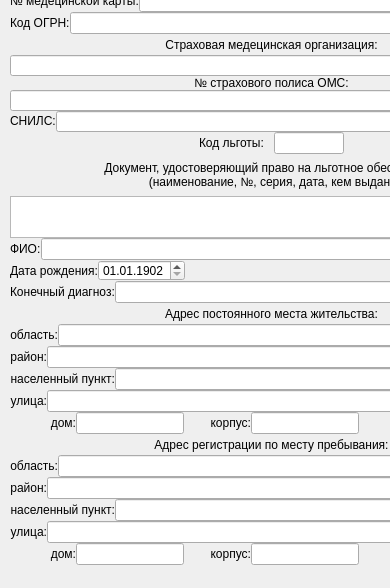
      <widget class="QWidget" name="pageProfile">
       <property name="sizePolicy">
        <sizepolicy hsizetype="Fixed" vsizetype="Fixed">
         <horstretch>0</horstretch>
         <verstretch>0</verstretch>
        </sizepolicy>
       </property>
       <property name="maximumSize">
        <size>
         <width>390</width>
         <height>16777215</height>
        </size>
       </property>
       <widget class="QWidget" name="layoutWidget">
        <property name="geometry">
         <rect>
          <x>10</x>
          <y>-10</y>
          <width>523</width>
          <height>579</height>
         </rect>
        </property>
        <layout class="QVBoxLayout" name="verticalLayoutProfile">
         <property name="spacing">
          <number>0</number>
         </property>
         <item>
          <layout class="QHBoxLayout" name="horizontalLayoutMedCardID">
           <item>
            <widget class="QLabel" name="label_15">
             <property name="sizePolicy">
              <sizepolicy hsizetype="Preferred" vsizetype="Fixed">
               <horstretch>0</horstretch>
               <verstretch>21</verstretch>
              </sizepolicy>
             </property>
             <property name="text">
              <string>№ медецинской карты:</string>
             </property>
            </widget>
           </item>
           <item>
            <widget class="QLineEdit" name="lineMedCardID">
             <property name="sizePolicy">
              <sizepolicy hsizetype="Expanding" vsizetype="Fixed">
               <horstretch>0</horstretch>
               <verstretch>21</verstretch>
              </sizepolicy>
             </property>
            </widget>
           </item>
          </layout>
         </item>
         <item>
          <layout class="QHBoxLayout" name="horizontalLayoutPSRN">
           <item>
            <widget class="QLabel" name="label_4">
             <property name="sizePolicy">
              <sizepolicy hsizetype="Preferred" vsizetype="Fixed">
               <horstretch>0</horstretch>
               <verstretch>21</verstretch>
              </sizepolicy>
             </property>
             <property name="text">
              <string>Код ОГРН:</string>
             </property>
            </widget>
           </item>
           <item>
            <widget class="QLineEdit" name="linePSRN">
             <property name="sizePolicy">
              <sizepolicy hsizetype="Expanding" vsizetype="Fixed">
               <horstretch>0</horstretch>
               <verstretch>21</verstretch>
              </sizepolicy>
             </property>
            </widget>
           </item>
          </layout>
         </item>
         <item>
          <layout class="QVBoxLayout" name="verticalLayoutMedIns">
           <property name="spacing">
            <number>0</number>
           </property>
           <item>
            <widget class="QLabel" name="label_14">
             <property name="sizePolicy">
              <sizepolicy hsizetype="Preferred" vsizetype="Fixed">
               <horstretch>0</horstretch>
               <verstretch>21</verstretch>
              </sizepolicy>
             </property>
             <property name="maximumSize">
              <size>
               <width>16777215</width>
               <height>21</height>
              </size>
             </property>
             <property name="text">
              <string>Страховая медецинская организация:</string>
             </property>
             <property name="alignment">
              <set>Qt::AlignCenter</set>
             </property>
            </widget>
           </item>
           <item>
            <widget class="QLineEdit" name="lineMedComID">
             <property name="sizePolicy">
              <sizepolicy hsizetype="Expanding" vsizetype="Fixed">
               <horstretch>0</horstretch>
               <verstretch>21</verstretch>
              </sizepolicy>
             </property>
             <property name="maximumSize">
              <size>
               <width>16777215</width>
               <height>21</height>
              </size>
             </property>
            </widget>
           </item>
           <item>
            <widget class="QLabel" name="label_16">
             <property name="sizePolicy">
              <sizepolicy hsizetype="Preferred" vsizetype="Fixed">
               <horstretch>0</horstretch>
               <verstretch>21</verstretch>
              </sizepolicy>
             </property>
             <property name="text">
              <string>№ страхового полиса ОМС:</string>
             </property>
             <property name="alignment">
              <set>Qt::AlignCenter</set>
             </property>
            </widget>
           </item>
           <item>
            <widget class="QLineEdit" name="lineMedValID">
             <property name="sizePolicy">
              <sizepolicy hsizetype="Expanding" vsizetype="Fixed">
               <horstretch>0</horstretch>
               <verstretch>21</verstretch>
              </sizepolicy>
             </property>
             <property name="maximumSize">
              <size>
               <width>16777215</width>
               <height>21</height>
              </size>
             </property>
            </widget>
           </item>
          </layout>
         </item>
         <item>
          <layout class="QHBoxLayout" name="horizontalLayoutSnils">
           <property name="spacing">
            <number>0</number>
           </property>
           <item>
            <widget class="QLabel" name="label_12">
             <property name="sizePolicy">
              <sizepolicy hsizetype="Preferred" vsizetype="Fixed">
               <horstretch>0</horstretch>
               <verstretch>21</verstretch>
              </sizepolicy>
             </property>
             <property name="text">
              <string>СНИЛС:</string>
             </property>
            </widget>
           </item>
           <item>
            <widget class="QLineEdit" name="lineSnilsID">
             <property name="sizePolicy">
              <sizepolicy hsizetype="Expanding" vsizetype="Fixed">
               <horstretch>0</horstretch>
               <verstretch>21</verstretch>
              </sizepolicy>
             </property>
             <property name="maximumSize">
              <size>
               <width>16777215</width>
               <height>21</height>
              </size>
             </property>
            </widget>
           </item>
          </layout>
         </item>
         <item>
          <layout class="QHBoxLayout" name="horizontalLayoutPSRN_2">
           <item>
            <widget class="QFrame" name="frame_3">
             <property name="sizePolicy">
              <sizepolicy hsizetype="Preferred" vsizetype="Fixed">
               <horstretch>0</horstretch>
               <verstretch>21</verstretch>
              </sizepolicy>
             </property>
             <property name="frameShape">
              <enum>QFrame::StyledPanel</enum>
             </property>
             <property name="frameShadow">
              <enum>QFrame::Raised</enum>
             </property>
            </widget>
           </item>
           <item>
            <widget class="QLabel" name="label_6">
             <property name="sizePolicy">
              <sizepolicy hsizetype="Expanding" vsizetype="Fixed">
               <horstretch>41</horstretch>
               <verstretch>21</verstretch>
              </sizepolicy>
             </property>
             <property name="maximumSize">
              <size>
               <width>75</width>
               <height>16777215</height>
              </size>
             </property>
             <property name="text">
              <string>Код льготы:</string>
             </property>
            </widget>
           </item>
           <item>
            <widget class="QLineEdit" name="lineSale">
             <property name="sizePolicy">
              <sizepolicy hsizetype="Minimum" vsizetype="Fixed">
               <horstretch>65</horstretch>
               <verstretch>21</verstretch>
              </sizepolicy>
             </property>
             <property name="maximumSize">
              <size>
               <width>70</width>
               <height>16777215</height>
              </size>
             </property>
            </widget>
           </item>
           <item>
            <widget class="QFrame" name="frame">
             <property name="sizePolicy">
              <sizepolicy hsizetype="Preferred" vsizetype="Fixed">
               <horstretch>0</horstretch>
               <verstretch>21</verstretch>
              </sizepolicy>
             </property>
             <property name="frameShape">
              <enum>QFrame::StyledPanel</enum>
             </property>
             <property name="frameShadow">
              <enum>QFrame::Raised</enum>
             </property>
            </widget>
           </item>
          </layout>
         </item>
         <item>
          <widget class="QLabel" name="label_13">
           <property name="maximumSize">
            <size>
             <width>16777215</width>
             <height>42</height>
            </size>
           </property>
           <property name="text">
            <string>Документ, удостоверяющий право на льготное обеспечение
(наименование, №, серия, дата, кем выдан)</string>
           </property>
           <property name="alignment">
            <set>Qt::AlignCenter</set>
           </property>
          </widget>
         </item>
         <item>
          <widget class="QTextEdit" name="textSale">
           <property name="sizePolicy">
            <sizepolicy hsizetype="Expanding" vsizetype="Fixed">
             <horstretch>0</horstretch>
             <verstretch>42</verstretch>
            </sizepolicy>
           </property>
           <property name="maximumSize">
            <size>
             <width>16777215</width>
             <height>42</height>
            </size>
           </property>
          </widget>
         </item>
         <item>
          <layout class="QHBoxLayout" name="horizontalLayoutName">
           <item>
            <widget class="QLabel" name="label">
             <property name="sizePolicy">
              <sizepolicy hsizetype="Preferred" vsizetype="Fixed">
               <horstretch>0</horstretch>
               <verstretch>21</verstretch>
              </sizepolicy>
             </property>
             <property name="text">
              <string>ФИО:</string>
             </property>
            </widget>
           </item>
           <item>
            <widget class="QLineEdit" name="lineName">
             <property name="sizePolicy">
              <sizepolicy hsizetype="Expanding" vsizetype="Fixed">
               <horstretch>0</horstretch>
               <verstretch>21</verstretch>
              </sizepolicy>
             </property>
            </widget>
           </item>
          </layout>
         </item>
         <item>
          <layout class="QHBoxLayout" name="horizontalLayoutBth">
           <item>
            <widget class="QLabel" name="label_3">
             <property name="sizePolicy">
              <sizepolicy hsizetype="Preferred" vsizetype="Fixed">
               <horstretch>0</horstretch>
               <verstretch>21</verstretch>
              </sizepolicy>
             </property>
             <property name="maximumSize">
              <size>
               <width>16777215</width>
               <height>21</height>
              </size>
             </property>
             <property name="text">
              <string>Дата рождения:</string>
             </property>
            </widget>
           </item>
           <item>
            <widget class="QDateEdit" name="dateBth">
             <property name="sizePolicy">
              <sizepolicy hsizetype="Minimum" vsizetype="Fixed">
               <horstretch>0</horstretch>
               <verstretch>21</verstretch>
              </sizepolicy>
             </property>
             <property name="maximumSize">
              <size>
               <width>16777215</width>
               <height>21</height>
              </size>
             </property>
             <property name="dateTime">
              <datetime>
               <hour>0</hour>
               <minute>0</minute>
               <second>0</second>
               <year>1902</year>
               <month>1</month>
               <day>1</day>
              </datetime>
             </property>
             <property name="minimumDate">
              <date>
               <year>1800</year>
               <month>9</month>
               <day>1</day>
              </date>
             </property>
             <property name="displayFormat">
              <string>dd.MM.yyyy</string>
             </property>
            </widget>
           </item>
           <item>
            <spacer name="horizontalSpacer">
             <property name="orientation">
              <enum>Qt::Horizontal</enum>
             </property>
             <property name="sizeHint" stdset="0">
              <size>
               <width>40</width>
               <height>20</height>
              </size>
             </property>
            </spacer>
           </item>
           <item>
            <widget class="QLabel" name="label_2">
             <property name="sizePolicy">
              <sizepolicy hsizetype="Preferred" vsizetype="Fixed">
               <horstretch>21</horstretch>
               <verstretch>21</verstretch>
              </sizepolicy>
             </property>
             <property name="maximumSize">
              <size>
               <width>30</width>
               <height>21</height>
              </size>
             </property>
             <property name="text">
              <string>Пол:</string>
             </property>
            </widget>
           </item>
           <item>
            <widget class="QRadioButton" name="radioM">
             <property name="sizePolicy">
              <sizepolicy hsizetype="Minimum" vsizetype="Fixed">
               <horstretch>0</horstretch>
               <verstretch>21</verstretch>
              </sizepolicy>
             </property>
             <property name="maximumSize">
              <size>
               <width>16777215</width>
               <height>21</height>
              </size>
             </property>
             <property name="text">
              <string>Муж</string>
             </property>
             <property name="checked">
              <bool>true</bool>
             </property>
            </widget>
           </item>
           <item>
            <widget class="QRadioButton" name="radioW">
             <property name="sizePolicy">
              <sizepolicy hsizetype="Minimum" vsizetype="Fixed">
               <horstretch>0</horstretch>
               <verstretch>21</verstretch>
              </sizepolicy>
             </property>
             <property name="maximumSize">
              <size>
               <width>16777215</width>
               <height>21</height>
              </size>
             </property>
             <property name="text">
              <string>Жен</string>
             </property>
            </widget>
           </item>
          </layout>
         </item>
         <item>
          <layout class="QHBoxLayout" name="horizontalLayoutName_2">
           <item>
            <widget class="QLabel" name="label_18">
             <property name="sizePolicy">
              <sizepolicy hsizetype="Preferred" vsizetype="Fixed">
               <horstretch>0</horstretch>
               <verstretch>21</verstretch>
              </sizepolicy>
             </property>
             <property name="text">
              <string>Конечный диагноз:</string>
             </property>
            </widget>
           </item>
           <item>
            <widget class="QLineEdit" name="lineDiagnosisL">
             <property name="sizePolicy">
              <sizepolicy hsizetype="Expanding" vsizetype="Fixed">
               <horstretch>0</horstretch>
               <verstretch>21</verstretch>
              </sizepolicy>
             </property>
            </widget>
           </item>
          </layout>
         </item>
         <item>
          <widget class="QLabel" name="label_10">
           <property name="maximumSize">
            <size>
             <width>16777215</width>
             <height>21</height>
            </size>
           </property>
           <property name="text">
            <string>Адрес постоянного места жительства:</string>
           </property>
           <property name="alignment">
            <set>Qt::AlignCenter</set>
           </property>
          </widget>
         </item>
         <item>
          <layout class="QHBoxLayout" name="horizontalLayout_2">
           <item>
            <widget class="QLabel" name="label_17">
             <property name="maximumSize">
              <size>
               <width>16777215</width>
               <height>21</height>
              </size>
             </property>
             <property name="text">
              <string>область:</string>
             </property>
             <property name="alignment">
              <set>Qt::AlignRight|Qt::AlignTrailing|Qt::AlignVCenter</set>
             </property>
            </widget>
           </item>
           <item>
            <widget class="QLineEdit" name="lineRegR">
             <property name="sizePolicy">
              <sizepolicy hsizetype="Expanding" vsizetype="Fixed">
               <horstretch>0</horstretch>
               <verstretch>21</verstretch>
              </sizepolicy>
             </property>
            </widget>
           </item>
          </layout>
         </item>
         <item>
          <layout class="QHBoxLayout" name="horizontalLayout_3">
           <item>
            <widget class="QLabel" name="label_19">
             <property name="maximumSize">
              <size>
               <width>16777215</width>
               <height>21</height>
              </size>
             </property>
             <property name="text">
              <string>район:</string>
             </property>
             <property name="alignment">
              <set>Qt::AlignRight|Qt::AlignTrailing|Qt::AlignVCenter</set>
             </property>
            </widget>
           </item>
           <item>
            <widget class="QLineEdit" name="lineDistrR">
             <property name="sizePolicy">
              <sizepolicy hsizetype="Expanding" vsizetype="Fixed">
               <horstretch>0</horstretch>
               <verstretch>21</verstretch>
              </sizepolicy>
             </property>
            </widget>
           </item>
          </layout>
         </item>
         <item>
          <layout class="QHBoxLayout" name="horizontalLayout_4">
           <item>
            <widget class="QLabel" name="label_20">
             <property name="maximumSize">
              <size>
               <width>16777215</width>
               <height>21</height>
              </size>
             </property>
             <property name="text">
              <string>населенный пункт:</string>
             </property>
             <property name="alignment">
              <set>Qt::AlignRight|Qt::AlignTrailing|Qt::AlignVCenter</set>
             </property>
            </widget>
           </item>
           <item>
            <widget class="QLineEdit" name="lineLocR">
             <property name="sizePolicy">
              <sizepolicy hsizetype="Expanding" vsizetype="Fixed">
               <horstretch>0</horstretch>
               <verstretch>21</verstretch>
              </sizepolicy>
             </property>
            </widget>
           </item>
          </layout>
         </item>
         <item>
          <layout class="QHBoxLayout" name="horizontalLayout_5">
           <item>
            <widget class="QLabel" name="label_21">
             <property name="maximumSize">
              <size>
               <width>16777215</width>
               <height>21</height>
              </size>
             </property>
             <property name="text">
              <string>улица:</string>
             </property>
             <property name="alignment">
              <set>Qt::AlignRight|Qt::AlignTrailing|Qt::AlignVCenter</set>
             </property>
            </widget>
           </item>
           <item>
            <widget class="QLineEdit" name="lineStrR">
             <property name="sizePolicy">
              <sizepolicy hsizetype="Expanding" vsizetype="Fixed">
               <horstretch>0</horstretch>
               <verstretch>21</verstretch>
              </sizepolicy>
             </property>
            </widget>
           </item>
          </layout>
         </item>
         <item>
          <layout class="QHBoxLayout" name="horizontalLayout_6">
           <item>
            <widget class="QLabel" name="label_22">
             <property name="maximumSize">
              <size>
               <width>16777215</width>
               <height>21</height>
              </size>
             </property>
             <property name="text">
              <string>дом:</string>
             </property>
             <property name="alignment">
              <set>Qt::AlignRight|Qt::AlignTrailing|Qt::AlignVCenter</set>
             </property>
            </widget>
           </item>
           <item>
            <widget class="QLineEdit" name="lineHomR">
             <property name="sizePolicy">
              <sizepolicy hsizetype="Fixed" vsizetype="Fixed">
               <horstretch>25</horstretch>
               <verstretch>21</verstretch>
              </sizepolicy>
             </property>
            </widget>
           </item>
           <item>
            <widget class="QLabel" name="label_23">
             <property name="maximumSize">
              <size>
               <width>16777215</width>
               <height>21</height>
              </size>
             </property>
             <property name="text">
              <string>корпус:</string>
             </property>
             <property name="alignment">
              <set>Qt::AlignRight|Qt::AlignTrailing|Qt::AlignVCenter</set>
             </property>
            </widget>
           </item>
           <item>
            <widget class="QLineEdit" name="lineBuilR">
             <property name="sizePolicy">
              <sizepolicy hsizetype="Fixed" vsizetype="Fixed">
               <horstretch>25</horstretch>
               <verstretch>21</verstretch>
              </sizepolicy>
             </property>
            </widget>
           </item>
           <item>
            <widget class="QLabel" name="label_24">
             <property name="maximumSize">
              <size>
               <width>16777215</width>
               <height>21</height>
              </size>
             </property>
             <property name="text">
              <string>кв.:</string>
             </property>
             <property name="alignment">
              <set>Qt::AlignRight|Qt::AlignTrailing|Qt::AlignVCenter</set>
             </property>
            </widget>
           </item>
           <item>
            <widget class="QLineEdit" name="lineApR">
             <property name="sizePolicy">
              <sizepolicy hsizetype="Fixed" vsizetype="Fixed">
               <horstretch>40</horstretch>
               <verstretch>21</verstretch>
              </sizepolicy>
             </property>
            </widget>
           </item>
          </layout>
         </item>
         <item>
          <widget class="QLabel" name="label_11">
           <property name="maximumSize">
            <size>
             <width>16777215</width>
             <height>21</height>
            </size>
           </property>
           <property name="text">
            <string>Адрес регистрации по месту пребывания:</string>
           </property>
           <property name="alignment">
            <set>Qt::AlignCenter</set>
           </property>
          </widget>
         </item>
         <item>
          <layout class="QHBoxLayout" name="horizontalLayout_8">
           <item>
            <widget class="QLabel" name="label_26">
             <property name="maximumSize">
              <size>
               <width>16777215</width>
               <height>21</height>
              </size>
             </property>
             <property name="text">
              <string>область:</string>
             </property>
             <property name="alignment">
              <set>Qt::AlignRight|Qt::AlignTrailing|Qt::AlignVCenter</set>
             </property>
            </widget>
           </item>
           <item>
            <widget class="QLineEdit" name="lineRegC">
             <property name="sizePolicy">
              <sizepolicy hsizetype="Expanding" vsizetype="Fixed">
               <horstretch>0</horstretch>
               <verstretch>21</verstretch>
              </sizepolicy>
             </property>
            </widget>
           </item>
          </layout>
         </item>
         <item>
          <layout class="QHBoxLayout" name="horizontalLayout_7">
           <item>
            <widget class="QLabel" name="label_25">
             <property name="maximumSize">
              <size>
               <width>16777215</width>
               <height>21</height>
              </size>
             </property>
             <property name="text">
              <string>район:</string>
             </property>
             <property name="alignment">
              <set>Qt::AlignRight|Qt::AlignTrailing|Qt::AlignVCenter</set>
             </property>
            </widget>
           </item>
           <item>
            <widget class="QLineEdit" name="lineDistrC">
             <property name="sizePolicy">
              <sizepolicy hsizetype="Expanding" vsizetype="Fixed">
               <horstretch>0</horstretch>
               <verstretch>21</verstretch>
              </sizepolicy>
             </property>
            </widget>
           </item>
          </layout>
         </item>
         <item>
          <layout class="QHBoxLayout" name="horizontalLayout_9">
           <item>
            <widget class="QLabel" name="label_27">
             <property name="maximumSize">
              <size>
               <width>16777215</width>
               <height>21</height>
              </size>
             </property>
             <property name="text">
              <string>населенный пункт:</string>
             </property>
             <property name="alignment">
              <set>Qt::AlignRight|Qt::AlignTrailing|Qt::AlignVCenter</set>
             </property>
            </widget>
           </item>
           <item>
            <widget class="QLineEdit" name="lineLocC">
             <property name="sizePolicy">
              <sizepolicy hsizetype="Expanding" vsizetype="Fixed">
               <horstretch>0</horstretch>
               <verstretch>21</verstretch>
              </sizepolicy>
             </property>
            </widget>
           </item>
          </layout>
         </item>
         <item>
          <layout class="QHBoxLayout" name="horizontalLayout_11">
           <item>
            <widget class="QLabel" name="label_31">
             <property name="maximumSize">
              <size>
               <width>16777215</width>
               <height>21</height>
              </size>
             </property>
             <property name="text">
              <string>улица:</string>
             </property>
             <property name="alignment">
              <set>Qt::AlignRight|Qt::AlignTrailing|Qt::AlignVCenter</set>
             </property>
            </widget>
           </item>
           <item>
            <widget class="QLineEdit" name="lineStrC">
             <property name="sizePolicy">
              <sizepolicy hsizetype="Expanding" vsizetype="Fixed">
               <horstretch>0</horstretch>
               <verstretch>21</verstretch>
              </sizepolicy>
             </property>
            </widget>
           </item>
          </layout>
         </item>
         <item>
          <layout class="QHBoxLayout" name="horizontalLayout_10">
           <item>
            <widget class="QLabel" name="label_28">
             <property name="maximumSize">
              <size>
               <width>16777215</width>
               <height>21</height>
              </size>
             </property>
             <property name="text">
              <string>дом:</string>
             </property>
             <property name="alignment">
              <set>Qt::AlignRight|Qt::AlignTrailing|Qt::AlignVCenter</set>
             </property>
            </widget>
           </item>
           <item>
            <widget class="QLineEdit" name="lineHomC">
             <property name="sizePolicy">
              <sizepolicy hsizetype="Fixed" vsizetype="Fixed">
               <horstretch>25</horstretch>
               <verstretch>21</verstretch>
              </sizepolicy>
             </property>
            </widget>
           </item>
           <item>
            <widget class="QLabel" name="label_29">
             <property name="maximumSize">
              <size>
               <width>16777215</width>
               <height>21</height>
              </size>
             </property>
             <property name="text">
              <string>корпус:</string>
             </property>
             <property name="alignment">
              <set>Qt::AlignRight|Qt::AlignTrailing|Qt::AlignVCenter</set>
             </property>
            </widget>
           </item>
           <item>
            <widget class="QLineEdit" name="lineBuilC">
             <property name="sizePolicy">
              <sizepolicy hsizetype="Fixed" vsizetype="Fixed">
               <horstretch>25</horstretch>
               <verstretch>21</verstretch>
              </sizepolicy>
             </property>
            </widget>
           </item>
           <item>
            <widget class="QLabel" name="label_30">
             <property name="maximumSize">
              <size>
               <width>16777215</width>
               <height>21</height>
              </size>
             </property>
             <property name="text">
              <string>кв.:</string>
             </property>
             <property name="alignment">
              <set>Qt::AlignRight|Qt::AlignTrailing|Qt::AlignVCenter</set>
             </property>
            </widget>
           </item>
           <item>
            <widget class="QLineEdit" name="lineApC">
             <property name="sizePolicy">
              <sizepolicy hsizetype="Fixed" vsizetype="Fixed">
               <horstretch>40</horstretch>
               <verstretch>21</verstretch>
              </sizepolicy>
             </property>
            </widget>
           </item>
          </layout>
         </item>
        </layout>
       </widget>
      </widget>
